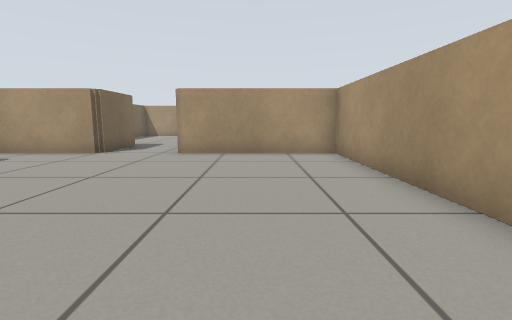
View 1 (above)

16 first-person views from a walk through a robot-simulator world made for Gazebo. The camera is 0.51 m above the floor, tilts 8° down and sees 85° across. The floor is counted in squares, 0.5 m on a side. Each view is taken from the middle of a square. On the plan, view 1 faces up. The plan holds only what a view shows up to about 11 squares ahead; the rest is blank. The place goes on beyond the plan.

View 2
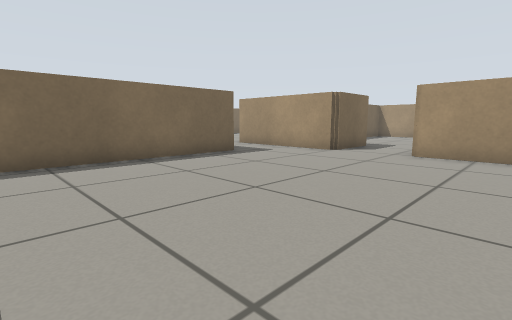

View 3
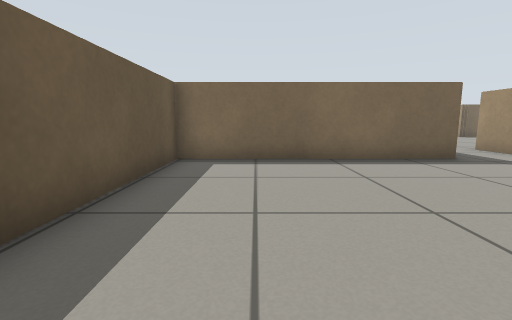

View 4
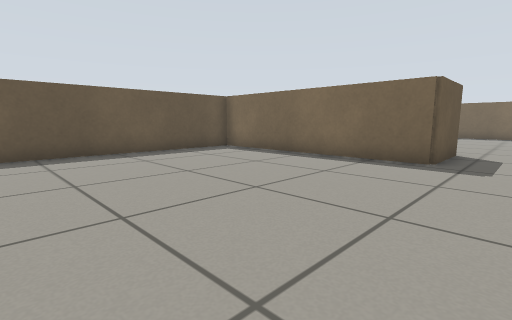

View 5
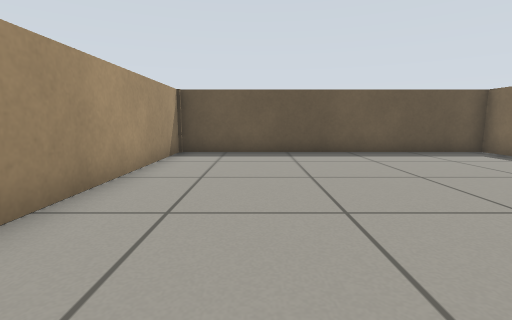

View 6
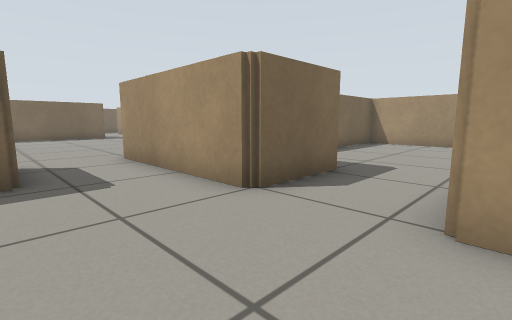

View 7
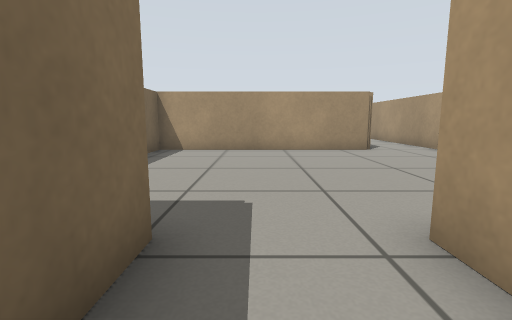

View 8
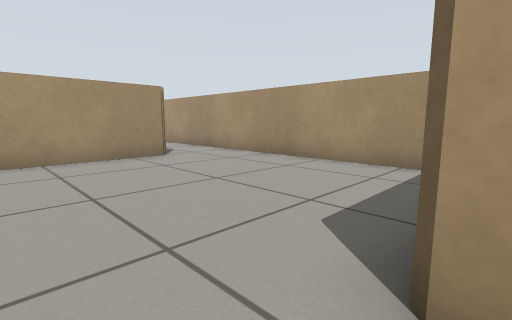

View 9
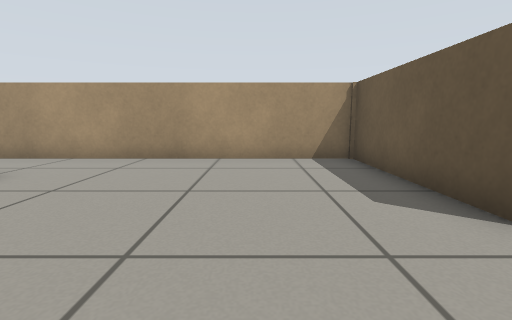

View 10
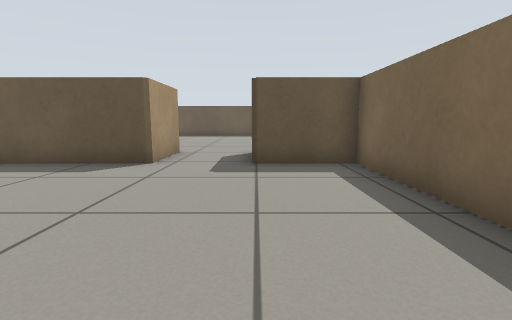

View 11
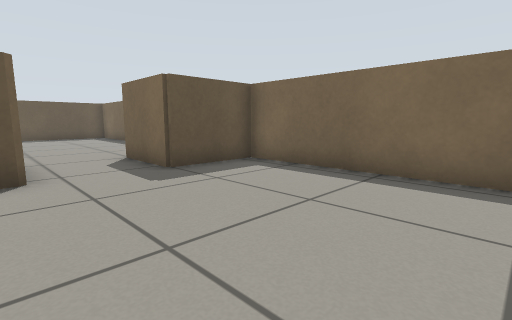

View 12
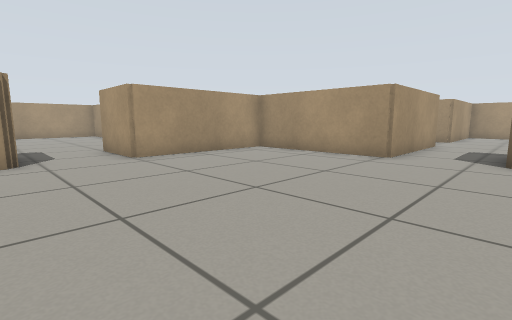

View 13
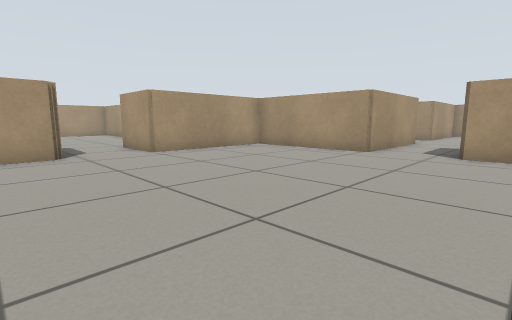

View 14
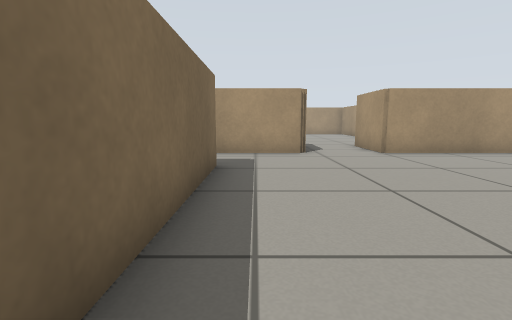

View 15
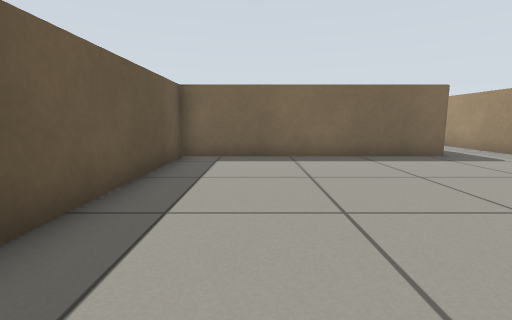

View 16
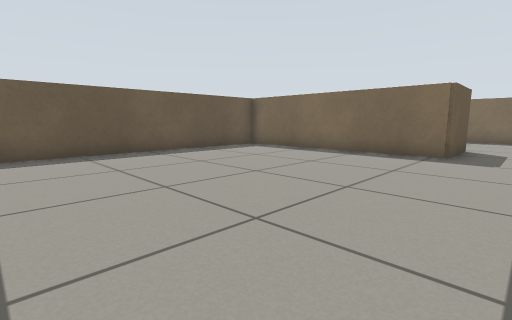

### Floor plan
Ten units are one square. View 1 is at (0, 0); x grows to the right and y downward. Boxes are objects, and circles mark ways between rooms. Rooms are numbered by the first view taken in them; rooms with no view inside come last. Other rooms are left out.
<svg viewBox="-230 -195 260 211">
<path fill="none" stroke="#000" d="M-49 -88 -100 -88M-100 -64 -74 -64 -74 11 25 11 25 -88 -25 -88M1 -188 -74 -188 -74 -114 -49 -114 -49 -88M-25 -88 -25 -114 25 -114 25 -185M-100 -88 -100 -138 -150 -138M-174 -138 -225 -138M-100 -53 -100 -64M-225 -114 -199 -114 -199 -39 -113 -39"/>
<circle cx="-40" cy="-90" r="3" fill="#2a7"/>
<circle cx="-100" cy="-75" r="3" fill="#2a7"/>
<text x="-30" y="-40">1</text>
<text x="-30" y="-150">2</text>
<text x="-150" y="-90">3</text>
</svg>
Room 1 opens to room 2. Room 1 opens to room 3.

Where each view was taken, in squares from view 1:
view 1: 0 up, 0 right, facing up
view 2: 0 up, 0 right, facing up-left
view 3: 1 up, 0 right, facing left
view 4: 8 up, 0 right, facing down-left
view 5: 8 up, 0 right, facing down
view 6: 6 up, 2 left, facing up-left
view 7: 9 up, 4 left, facing up
view 8: 11 up, 4 left, facing up-right
view 9: 14 up, 5 left, facing right
view 10: 18 up, 5 left, facing down
view 11: 17 up, 2 left, facing down-left
view 12: 6 up, 18 left, facing up-right
view 13: 5 up, 19 left, facing up-right
view 14: 5 up, 19 left, facing up
view 15: 6 up, 12 left, facing left
view 16: 13 up, 11 left, facing down-left
